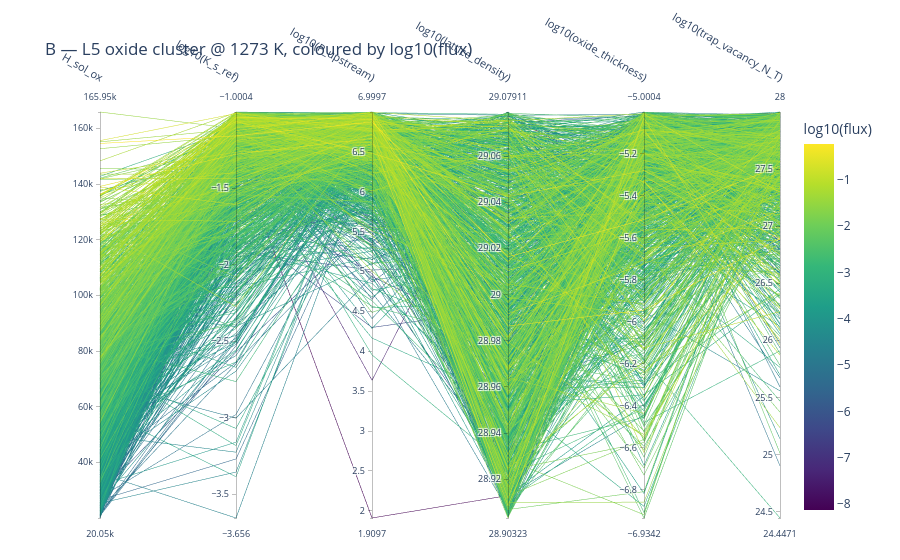
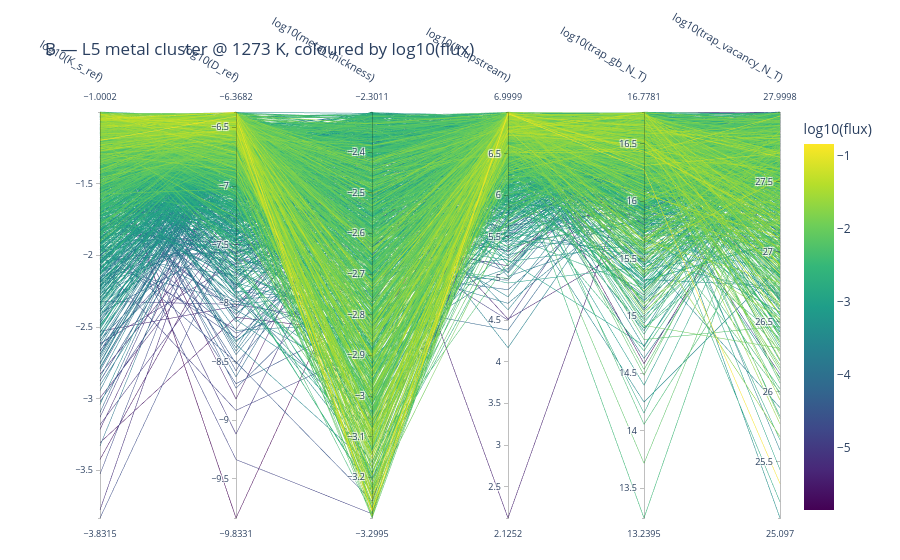
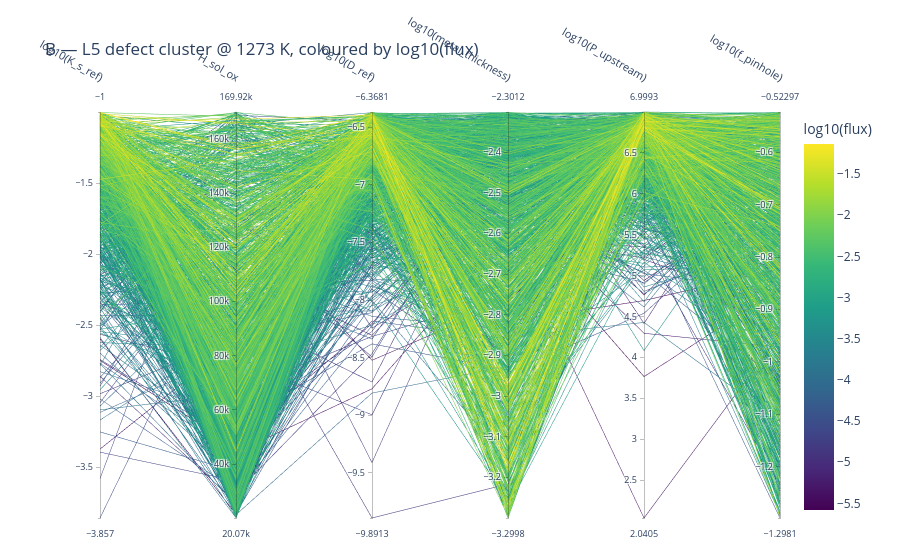

Source (notebook cell) for these figures, in order:
### Markdown cell above
## B — per-regime clusters coloured by log10(flux)

One PCP per regime, axes = that regime's top-6 δ drivers, colour = `log10(flux)`. Clean
within-regime view (no cross-preset mixing).

### Code cell
figsB = {}
for r in REGIMES:
    dims = top_drivers(routeB_T, r, 'flux', k=6)
    sub  = master_T[master_T['regime'] == r]
    figsB[r] = parallel_coordinates_samples(
        sub, dims, color_by='flux', log_dims=logsub(dims),
        title=f'B — L5 {r} cluster @ {T_SHOW} K, coloured by log10(flux)',
        save_html=os.path.join(FIG_DIR, f'pcp_B_{r}.html'))
    print(f"{r:8s}: n={len(sub)}  axes={dims}")

for r in REGIMES:
    figsB[r].show()

### Figure 1 — Plotly figure (JSON) as saved in the notebook; plotly's stock layout.template omitted (floating-point values rounded to 4 significant figures; data arrays with more than 128 entries replaced by an {"elided": "..."} marker saying what was removed)
{"data": [{"dimensions": [{"label": "H_sol_ox", "values": {"elided": "1544 float values"}}, {"label": "log10(K_s_ref)", "values": {"elided": "1544 float values"}}, {"label": "log10(P_upstream)", "values": {"elided": "1544 float values"}}, {"label": "log10(lattice_density)", "values": {"elided": "1544 float values"}}, {"label": "log10(oxide_thickness)", "values": {"elided": "1544 float values"}}, {"label": "log10(trap_vacancy_N_T)", "values": {"elided": "1544 float values"}}], "labelangle": 30, "labelfont": {"size": 11}, "labelside": "top", "line": {"color": {"elided": "1544 float values"}, "colorbar": {"title": {"text": "log10(flux)"}}, "colorscale": [[0.0, "#440154"], [0.1111, "#482878"], [0.2222, "#3e4989"], [0.3333, "#31688e"], [0.4444, "#26828e"], [0.5556, "#1f9e89"], [0.6667, "#35b779"], [0.7778, "#6ece58"], [0.8889, "#b5de2b"], [1.0, "#fde725"]], "showscale": true}, "rangefont": {"size": 9}, "tickfont": {"size": 9}, "type": "parcoords"}], "layout": {"font": {"size": 12}, "margin": {"b": 40, "l": 100, "r": 120, "t": 110}, "title": {"text": "B — L5 oxide cluster @ 1273 K, coloured by log10(flux)"}}}

### Figure 2 — Plotly figure (JSON) as saved in the notebook; plotly's stock layout.template omitted (floating-point values rounded to 4 significant figures; data arrays with more than 128 entries replaced by an {"elided": "..."} marker saying what was removed)
{"data": [{"dimensions": [{"label": "log10(K_s_ref)", "values": {"elided": "1494 float values"}}, {"label": "log10(D_ref)", "values": {"elided": "1494 float values"}}, {"label": "log10(metal_thickness)", "values": {"elided": "1494 float values"}}, {"label": "log10(P_upstream)", "values": {"elided": "1494 float values"}}, {"label": "log10(trap_gb_N_T)", "values": {"elided": "1494 float values"}}, {"label": "log10(trap_vacancy_N_T)", "values": {"elided": "1494 float values"}}], "labelangle": 30, "labelfont": {"size": 11}, "labelside": "top", "line": {"color": {"elided": "1494 float values"}, "colorbar": {"title": {"text": "log10(flux)"}}, "colorscale": [[0.0, "#440154"], [0.1111, "#482878"], [0.2222, "#3e4989"], [0.3333, "#31688e"], [0.4444, "#26828e"], [0.5556, "#1f9e89"], [0.6667, "#35b779"], [0.7778, "#6ece58"], [0.8889, "#b5de2b"], [1.0, "#fde725"]], "showscale": true}, "rangefont": {"size": 9}, "tickfont": {"size": 9}, "type": "parcoords"}], "layout": {"font": {"size": 12}, "margin": {"b": 40, "l": 100, "r": 120, "t": 110}, "title": {"text": "B — L5 metal cluster @ 1273 K, coloured by log10(flux)"}}}

### Figure 3 — Plotly figure (JSON) as saved in the notebook; plotly's stock layout.template omitted (floating-point values rounded to 4 significant figures; data arrays with more than 128 entries replaced by an {"elided": "..."} marker saying what was removed)
{"data": [{"dimensions": [{"label": "log10(K_s_ref)", "values": {"elided": "1477 float values"}}, {"label": "H_sol_ox", "values": {"elided": "1477 float values"}}, {"label": "log10(D_ref)", "values": {"elided": "1477 float values"}}, {"label": "log10(metal_thickness)", "values": {"elided": "1477 float values"}}, {"label": "log10(P_upstream)", "values": {"elided": "1477 float values"}}, {"label": "log10(f_pinhole)", "values": {"elided": "1477 float values"}}], "labelangle": 30, "labelfont": {"size": 11}, "labelside": "top", "line": {"color": {"elided": "1477 float values"}, "colorbar": {"title": {"text": "log10(flux)"}}, "colorscale": [[0.0, "#440154"], [0.1111, "#482878"], [0.2222, "#3e4989"], [0.3333, "#31688e"], [0.4444, "#26828e"], [0.5556, "#1f9e89"], [0.6667, "#35b779"], [0.7778, "#6ece58"], [0.8889, "#b5de2b"], [1.0, "#fde725"]], "showscale": true}, "rangefont": {"size": 9}, "tickfont": {"size": 9}, "type": "parcoords"}], "layout": {"font": {"size": 12}, "margin": {"b": 40, "l": 100, "r": 120, "t": 110}, "title": {"text": "B — L5 defect cluster @ 1273 K, coloured by log10(flux)"}}}
